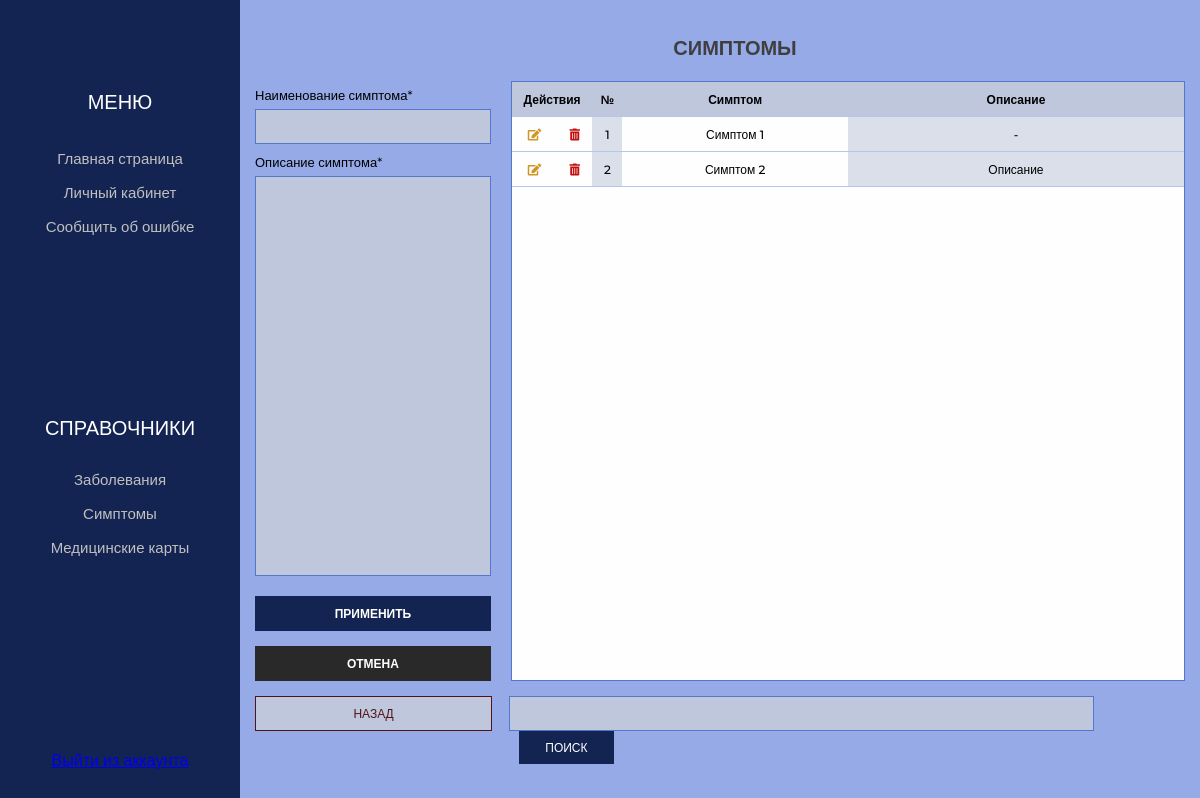
/symptom, run on the app's committed database.
### app/models.py (models this page shows, shortened)
class Symptom(models.Model):
    name_symptom            = models.CharField(max_length=50, verbose_name='Наименование симптома', null=False)
    description_symptom     = models.CharField(max_length=200, verbose_name='Описание симптома', null=False)
    class Meta:
        verbose_name            = "Симптом"
        verbose_name_plural     = "Симптомы"

### app/views.py (the view)
# urls.py: path('symptom', views.symptom, name='symptom'),
def symptom(request):
    error = ''
    search_query = request.GET.get('search','')
    if search_query:
        elements = Symptom.objects.filter(Q(name_symptom__icontains=search_query) |
        Q(description_symptom__icontains=search_query))
    else:
        elements = Symptom.objects.all()
    if request.method == 'POST':
        form = SymptomForm(request.POST)
        if form.is_valid():
            form.save()
        else:
            error = 'Возникла ошибка'
    form = SymptomForm()
    context = {'elements': elements, 'form': form}
    return render(request, 'app/doctor/Symptom.html', context)

### app/forms.py
class SymptomForm(ModelForm):
    class Meta:
        model = Symptom
        fields = '__all__'
        widgets = {
            "name_symptom": TextInput(attrs={
                'class': 'input_text',
                'required': 'true'
            }),
            "description_symptom": Textarea(attrs={
                'class': 'input_text symptom',
                'required': 'true'
            })
        }

### app/templates/app/doctor/Symptom.html (shortened to what this page needs)
{% extends 'app/doctor/base_nav.html' %}
{% load static %}
{% block content %}
<section class="main">
    <div class="container">
        <div class="header">
            <div class="header_conatiner">
                <h1 class="header_title">СИМПТОМЫ</h1>
            </div>
        </div>
        <form action="{{ data.symptom }}" method="POST" class="section" name='form_name'>
            <div class="left_block">
            <div class="left_items">
                    <p class="input_title">Наименование симптома*</p>
                    {{ form.name_symptom }}
                </div>
                <div class="left_items">
                    <p class="input_title">Описание симптома*</p>
                    {{ form.description_symptom }}
                </div>
                <div class="buttons">
                        <button type="submit" class="left_button">ПРИМЕНИТЬ</button>
                        <a href="{% url 'symptom' %}" class="link">
                            <div class="left_button cancel">ОТМЕНА</div>
                        </a>
                </div>
            </div>
            <div class="right_block">
            {% if elements %}
                <table class="table symptom" border="0" cellspacing="0">
                    <tr class="header_table">
                        <th width="12%" colspan="2">Действия</th>
                        <th width="30px">№</th>
                        <th >Симптом</th>
                        <th width="50%">Описание</th>
                    </tr>
                        {% for el in elements %}
                        <tr class="header_table">
                            <td>
                                <a href="{% url 'symptom_update' el.id  %}"><i style="color:rgb(209, 149, 36)" class="fas fa-edit"></i></a>
                            </td>
                            <td>
                                <a href="{% url 'symptom_delete' el.id  %}"><i style="color:rgb(196, 14, 14)"  class="fas fa-trash-alt"></i></a>
                            </td>
                            <td class="color">{{ el.id }}</td>
                            <td>{{ el.name_symptom }}</td>
                            <td class="color" width="30%">{{ el.description_symptom }}</td>
                        </tr>
                        {% endfor %}
                    {% else %}
                    <tr class="header_table">
                    <td width=90%><p style="margin:20px 20px 20px 20px" class="input_title">У вас нет записей</p></td>
                    </tr>
                    {% endif %}
                </table>
            </div>
        </form>
        <form action="{% url 'symptom' %}" method="GET">
            <div class="bottom_panel">
                <a href="#" class="back">НАЗАД</a>
                <div class="search_panel">
                    <input type="text" class="search" name="search" />
                    <button type="submit" class="bottom_button">ПОИСК</button>
                </div>
            </div>
        </form>
    </div>
</section>
{% endblock content %}

### app/static/app/css/style.css (style rules this page uses)
.bottom_button, .bottom_delete, .back_regisrtation { border: none; color: #fff; cursor: pointer; background: #132452; }
* { margin: 0; padding: 0; -webkit-box-sizing: border-box; box-sizing: border-box; font-family: "Montserrat", sans-serif; }
html { background-color: #b8c4e6; }
.container { position: relative; padding: 0 15px 0 15px; max-width: 1160px; width: 100%; margin: 0 auto; }
body { display: -webkit-box; display: -ms-flexbox; display: flex; -webkit-box-pack: justify; -ms-flex-pack: justify; justify-content: space-between; }
.main { background-color: #95aae6; margin-left: 20%; padding-top: 25px; padding-bottom: 25px; width: 80%; height: 100vh; position: relative; display: -webkit-box; display: -ms-flexbox; display: flex; -webkit-box-orient: vertical; -webkit-box-direction: normal; -ms-flex-direction: column; flex-direction: column; -webkit-box-pack: center; -ms-flex-pack: center; justify-content: center; -webkit-box-align: center; -ms-flex-align: center; align-items: center; }
.header { margin-bottom: 45px; }
.header_conatiner { position: absolute; margin: 0 auto; width: 100%; }
.header_conatiner .header_title { display: -webkit-box; display: -ms-flexbox; display: flex; -webkit-box-pack: center; -ms-flex-pack: center; justify-content: center; text-align: center; font-style: normal; font-weight: 600; font-size: 20px; line-height: 24px; color: #3f3f3f; }
.section { display: -webkit-box; display: -ms-flexbox; display: flex; margin-bottom: 15px; }
.left_block { position: relative; margin-right: 20px; width: 35%; }
.input_title { font-size: 13px; margin-top: 6px; margin-bottom: 6px; }
.input_text { padding: 0 10px; width: 100%; height: 35px; background: #bfc7dd; border: 1px solid #5576cf; -webkit-box-sizing: border-box; box-sizing: border-box; font-size: 13px; }
.input_text.symptom { resize: none; padding: 10px 10px; height: 400px; }
.right_block { overflow: auto; position: relative; width: 100%; height: 600px; background: #fefeff; border: 1px solid #5576cf; }
.bottom_panel { display: -webkit-box; display: -ms-flexbox; display: flex; -webkit-box-pack: justify; -ms-flex-pack: justify; justify-content: space-between; }
.table { position: absolute; width: 130%; text-align: center; font-size: 12px; font-weight: 500; font-style: normal; }
.table.symptom { width: 100%; }
.color { background-color: #dbdfe9; }
th { background-color: #bfc7dd; border-color: #6b6b6b; }
.header_table { height: 35px; }
.left_items { margin-top: 10px; }
.left_items:first-child { margin-top: 0px; }
.buttons { background-color: #95aae6; width: 100%; position: absolute; bottom: 0; }
.buttons .left_button { width: 100%; height: 35px; left: 32px; top: 364px; border: none; background: #132452; color: #fff; font-size: 12px; font-weight: 600; line-height: 12px; margin-top: 15px; cursor: pointer; -webkit-transition: background 0.1s linear; transition: background 0.1s linear; }
.buttons .left_button:first-child { margin-top: 0; }
.buttons .left_button.cancel { display: -webkit-box; display: -ms-flexbox; display: flex; -webkit-box-pack: center; -ms-flex-pack: center; justify-content: center; -webkit-box-align: center; -ms-flex-align: center; align-items: center; text-decoration: none; background: #292929; }
.buttons .link { display: block; margin-top: 15px; text-decoration: none; }
.search { padding: 0 10px; width: 86.5%; height: 35px; background: #bfc7dd; border: 1px solid #5576cf; }
.search_panel { width: 72.7%; }
.bottom_button { margin-left: 10px; font-size: 12px; width: 95px; height: 33px; -webkit-transition: background 0.2s linear; transition: background 0.2s linear; }
.back { display: -webkit-box; display: -ms-flexbox; display: flex; -webkit-box-pack: center; -ms-flex-pack: center; justify-content: center; -webkit-box-align: center; -ms-flex-align: center; align-items: center; text-decoration: none; color: #521317; font-size: 12px; width: 25.5%; height: 35px; background: #bfc7dd; border: 1px solid #521317; -webkit-transition: all 0.2s linear; transition: all 0.2s linear; }
th, td { border-bottom: 1px solid #b6c5ec; }

### data on the page
Symptom: id "1", name_symptom "Симптом 1", description_symptom "-"
Symptom: id "2", name_symptom "Симптом 2", description_symptom "Описание"
